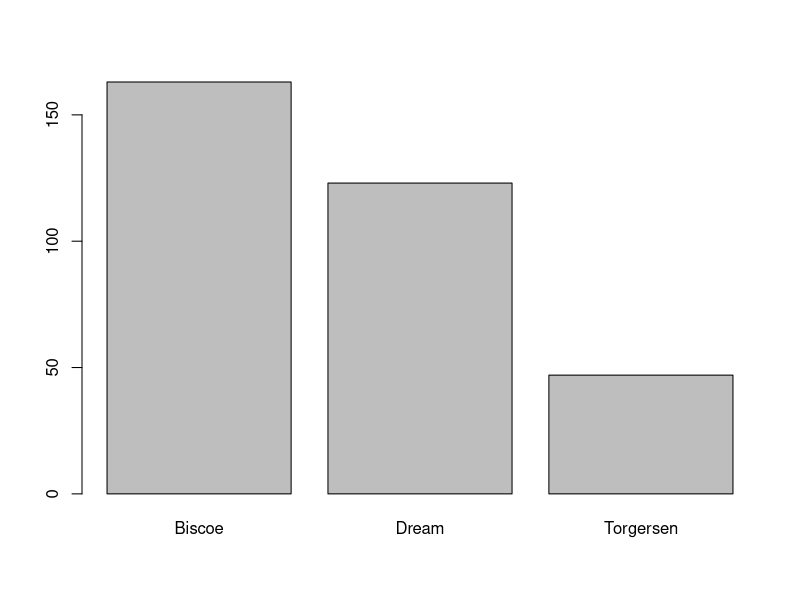
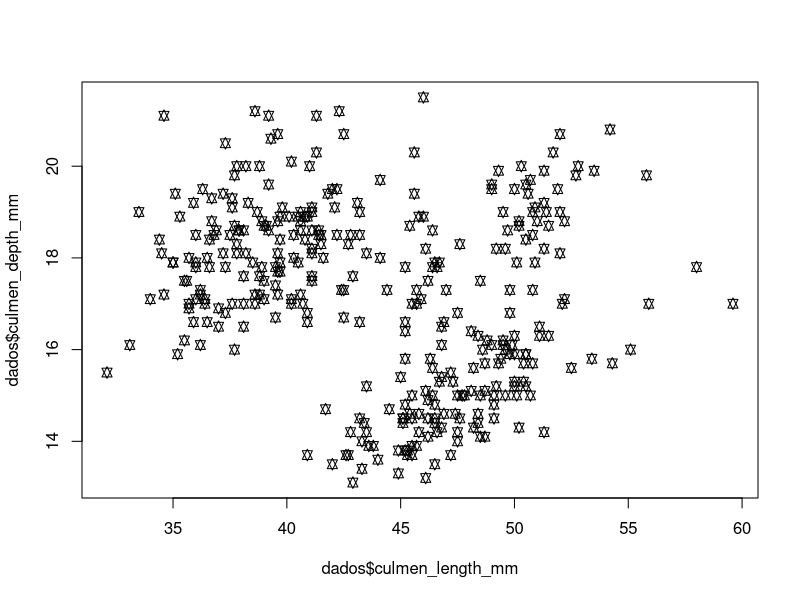
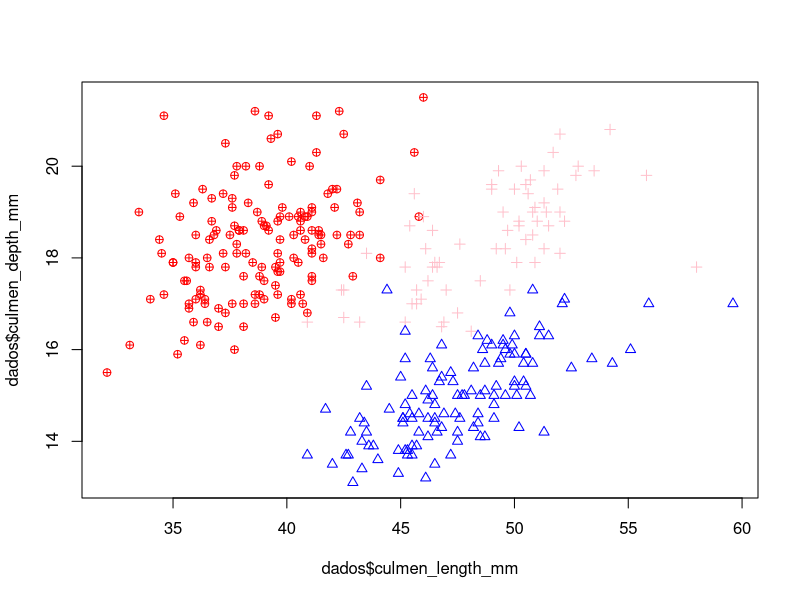
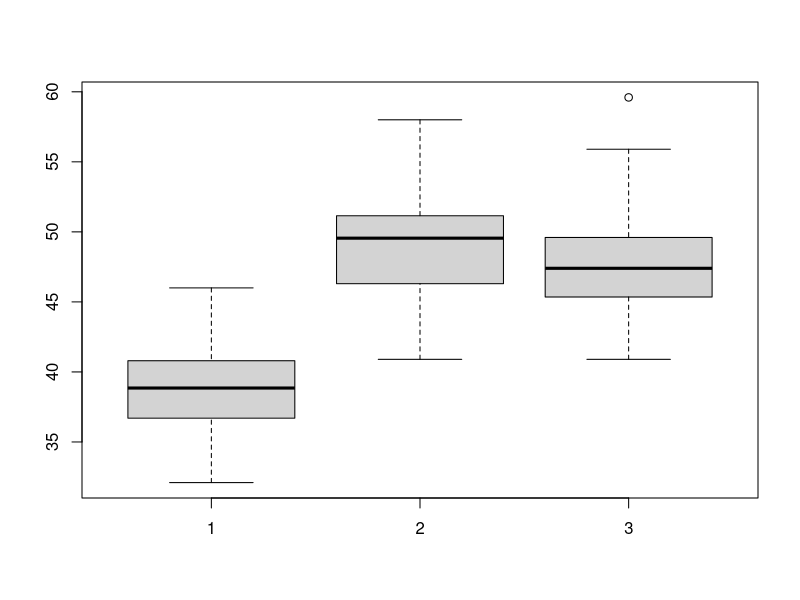
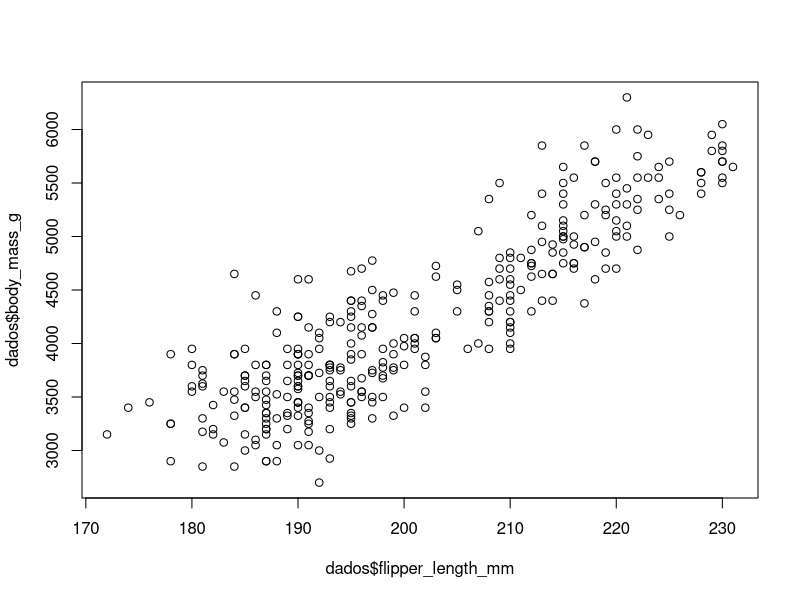

Generate these figures, in order, with R:
### PINGUIM ###
dados<- read.csv("pinguim.csv", header = TRUE)
str(dados)
unique(dados$species)
table(dados$species)
table(dados$island)
barplot(table(dados$island))
plot(x = dados$culmen_length_mm, y= dados$culmen_depth_mm, pch=11, "p")


adelie <- dados[dados$species== "Adelie",]
chinstrap <- dados[dados$species== "Chinstrap",]
gentoo <- dados[dados$species== "Gentoo",]

plot(x = dados$culmen_length_mm, y= dados$culmen_depth_mm, pch=11, "n")
points(x = adelie$culmen_length_mm, y= adelie$culmen_depth_mm, pch = 10, col= "red")
points(x = chinstrap$culmen_length_mm, y= chinstrap$culmen_depth_mm, pch = 3, col= "pink")
points(x = gentoo$culmen_length_mm, y= gentoo$culmen_depth_mm, pch = 2, col= "blue")
boxplot(adelie$culmen_length_mm, chinstrap$culmen_length_mm, gentoo$culmen_length_mm)

n <- round(nrow(dados)*0.8)

dados <- dados[sample(nrow(dados)),]

treinamento <- dados[1:n,]
teste <- dados[-(1:n), ]


previsao <- c()
for (j in 1:nrow(teste)) {
  distancias <- c()
  for (k in 1:nrow(treinamento)) {
    distancias[k] <- sqrt(sum((teste[j, c(3,4,5)] - treinamento[k, c(3,4,5)])**2))
  }
  previsao[j] <- treinamento$species[order(distancias)[1]]
}
previsao == teste$species
mean(previsao== teste$species)
plot(x= dados$flipper_length_mm, y=dados$body_mass_g)





